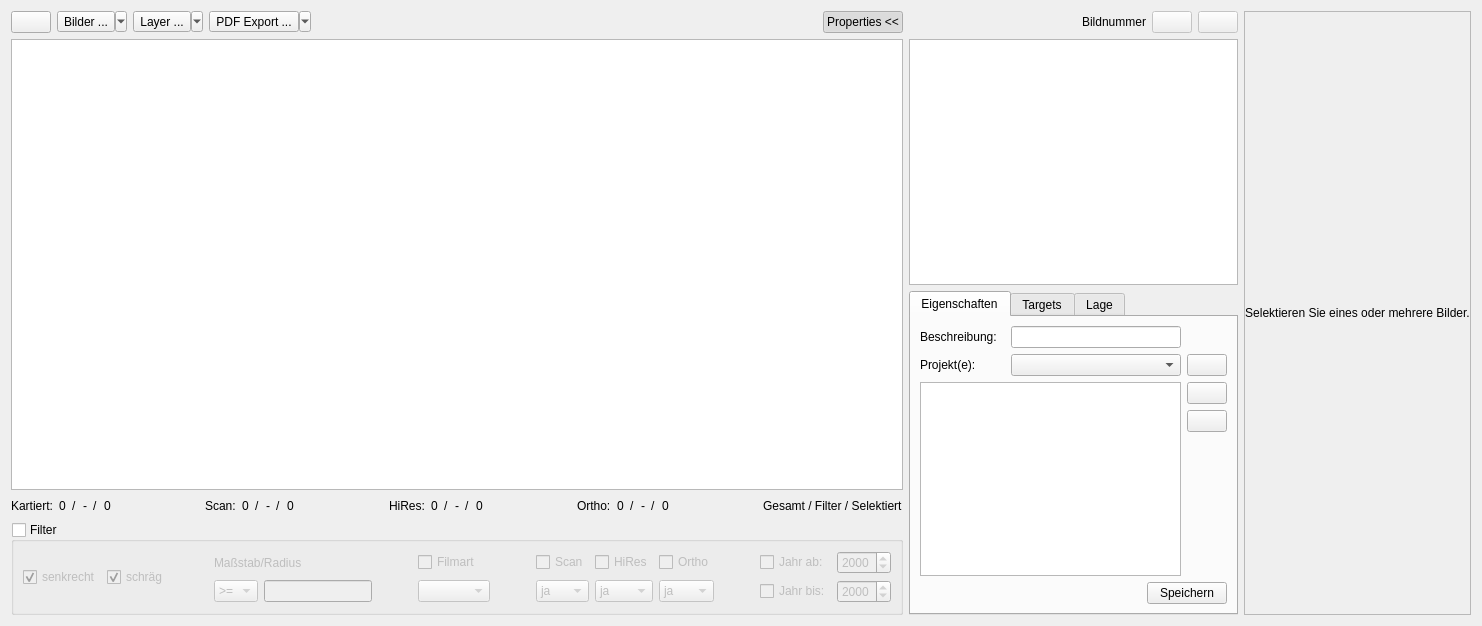
<?xml version="1.0" encoding="UTF-8"?>
<ui version="4.0">
 <class>apisImageSelectionListDialog</class>
 <widget class="QDialog" name="apisImageSelectionListDialog">
  <property name="windowModality">
   <enum>Qt::ApplicationModal</enum>
  </property>
  <property name="geometry">
   <rect>
    <x>0</x>
    <y>0</y>
    <width>1482</width>
    <height>626</height>
   </rect>
  </property>
  <property name="windowTitle">
   <string>APIS Bild Auswahl</string>
  </property>
  <property name="windowIcon">
   <iconset resource="resource.qrc">
    <normaloff>:/plugins/APIS/icons/apis.png</normaloff>:/plugins/APIS/icons/apis.png</iconset>
  </property>
  <property name="modal">
   <bool>true</bool>
  </property>
  <layout class="QGridLayout" name="gridLayout_2">
   <item row="3" column="0">
    <widget class="QGroupBox" name="uiFilterGrp">
     <property name="title">
      <string>Filter</string>
     </property>
     <property name="checkable">
      <bool>true</bool>
     </property>
     <property name="checked">
      <bool>false</bool>
     </property>
     <layout class="QVBoxLayout" name="verticalLayout">
      <item>
       <layout class="QGridLayout" name="gridLayout">
        <item row="0" column="0" rowspan="2">
         <widget class="QCheckBox" name="uiFilterVerticalChk">
          <property name="text">
           <string>senkrecht</string>
          </property>
          <property name="checked">
           <bool>true</bool>
          </property>
         </widget>
        </item>
        <item row="1" column="3">
         <widget class="QComboBox" name="uiFilterScaleOperatorCombo">
          <item>
           <property name="text">
            <string>&gt;=</string>
           </property>
          </item>
          <item>
           <property name="text">
            <string>=</string>
           </property>
          </item>
          <item>
           <property name="text">
            <string>&lt;=</string>
           </property>
          </item>
         </widget>
        </item>
        <item row="0" column="1" rowspan="2">
         <widget class="QCheckBox" name="uiFilterObliqueChk">
          <property name="text">
           <string>schräg</string>
          </property>
          <property name="checked">
           <bool>true</bool>
          </property>
         </widget>
        </item>
        <item row="0" column="3" colspan="2">
         <widget class="QLabel" name="uiFilterScaleLbl">
          <property name="text">
           <string>Maßstab/Radius</string>
          </property>
         </widget>
        </item>
        <item row="1" column="6">
         <widget class="QComboBox" name="uiFilterFilmKindCombo"/>
        </item>
        <item row="1" column="8">
         <widget class="QComboBox" name="uiFilterScanCombo">
          <item>
           <property name="text">
            <string>ja</string>
           </property>
          </item>
          <item>
           <property name="text">
            <string>nein</string>
           </property>
          </item>
         </widget>
        </item>
        <item row="0" column="7" rowspan="2">
         <spacer name="horizontalSpacer_7">
          <property name="orientation">
           <enum>Qt::Horizontal</enum>
          </property>
          <property name="sizeHint" stdset="0">
           <size>
            <width>40</width>
            <height>20</height>
           </size>
          </property>
         </spacer>
        </item>
        <item row="0" column="8">
         <widget class="QCheckBox" name="uiFilterScanChk">
          <property name="text">
           <string>Scan</string>
          </property>
          <property name="tristate">
           <bool>false</bool>
          </property>
         </widget>
        </item>
        <item row="1" column="10">
         <widget class="QComboBox" name="uiFilterOrthoCombo">
          <item>
           <property name="text">
            <string>ja</string>
           </property>
          </item>
          <item>
           <property name="text">
            <string>nein</string>
           </property>
          </item>
         </widget>
        </item>
        <item row="0" column="10">
         <widget class="QCheckBox" name="uiFilterOrthoChk">
          <property name="text">
           <string>Ortho</string>
          </property>
          <property name="tristate">
           <bool>false</bool>
          </property>
         </widget>
        </item>
        <item row="0" column="5" rowspan="2">
         <spacer name="horizontalSpacer_2">
          <property name="orientation">
           <enum>Qt::Horizontal</enum>
          </property>
          <property name="sizeHint" stdset="0">
           <size>
            <width>40</width>
            <height>20</height>
           </size>
          </property>
         </spacer>
        </item>
        <item row="1" column="4">
         <widget class="QLineEdit" name="uiFilterScaleEdit"/>
        </item>
        <item row="0" column="2" rowspan="2">
         <spacer name="horizontalSpacer">
          <property name="orientation">
           <enum>Qt::Horizontal</enum>
          </property>
          <property name="sizeHint" stdset="0">
           <size>
            <width>40</width>
            <height>20</height>
           </size>
          </property>
         </spacer>
        </item>
        <item row="1" column="9">
         <widget class="QComboBox" name="uiFilterHiResCombo">
          <item>
           <property name="text">
            <string>ja</string>
           </property>
          </item>
          <item>
           <property name="text">
            <string>nein</string>
           </property>
          </item>
         </widget>
        </item>
        <item row="0" column="6">
         <widget class="QCheckBox" name="uiFilterFilmKindChk">
          <property name="text">
           <string>Filmart</string>
          </property>
         </widget>
        </item>
        <item row="0" column="9">
         <widget class="QCheckBox" name="uiFilterHiResChk">
          <property name="text">
           <string>HiRes</string>
          </property>
          <property name="tristate">
           <bool>false</bool>
          </property>
         </widget>
        </item>
        <item row="0" column="11" rowspan="2">
         <spacer name="horizontalSpacer_9">
          <property name="orientation">
           <enum>Qt::Horizontal</enum>
          </property>
          <property name="sizeHint" stdset="0">
           <size>
            <width>40</width>
            <height>20</height>
           </size>
          </property>
         </spacer>
        </item>
        <item row="1" column="13">
         <widget class="QDateEdit" name="uiFilterToDate">
          <property name="displayFormat">
           <string>yyyy</string>
          </property>
         </widget>
        </item>
        <item row="0" column="13">
         <widget class="QDateEdit" name="uiFilterFromDate">
          <property name="displayFormat">
           <string>yyyy</string>
          </property>
         </widget>
        </item>
        <item row="0" column="12">
         <widget class="QCheckBox" name="uiFilterFromChk">
          <property name="text">
           <string>Jahr ab:</string>
          </property>
         </widget>
        </item>
        <item row="1" column="12">
         <widget class="QCheckBox" name="uiFilterToChk">
          <property name="text">
           <string>Jahr bis:</string>
          </property>
         </widget>
        </item>
       </layout>
      </item>
     </layout>
    </widget>
   </item>
   <item row="2" column="0">
    <layout class="QHBoxLayout" name="horizontalLayout_2">
     <item>
      <widget class="QLabel" name="label">
       <property name="text">
        <string>Kartiert:</string>
       </property>
       <property name="alignment">
        <set>Qt::AlignCenter</set>
       </property>
      </widget>
     </item>
     <item>
      <widget class="QLabel" name="uiImageCountLbl">
       <property name="text">
        <string>0</string>
       </property>
       <property name="alignment">
        <set>Qt::AlignCenter</set>
       </property>
      </widget>
     </item>
     <item>
      <widget class="QLabel" name="label_5">
       <property name="text">
        <string>/</string>
       </property>
      </widget>
     </item>
     <item>
      <widget class="QLabel" name="uiImageFilterCountLbl">
       <property name="text">
        <string>-</string>
       </property>
       <property name="alignment">
        <set>Qt::AlignCenter</set>
       </property>
      </widget>
     </item>
     <item>
      <widget class="QLabel" name="label_6">
       <property name="text">
        <string>/</string>
       </property>
      </widget>
     </item>
     <item>
      <widget class="QLabel" name="uiImageSelectedCountLbl">
       <property name="text">
        <string>0</string>
       </property>
      </widget>
     </item>
     <item>
      <spacer name="horizontalSpacer_4">
       <property name="orientation">
        <enum>Qt::Horizontal</enum>
       </property>
       <property name="sizeHint" stdset="0">
        <size>
         <width>40</width>
         <height>20</height>
        </size>
       </property>
      </spacer>
     </item>
     <item>
      <widget class="QLabel" name="label_2">
       <property name="text">
        <string>Scan:</string>
       </property>
      </widget>
     </item>
     <item>
      <widget class="QLabel" name="uiScanCountLbl">
       <property name="lineWidth">
        <number>1</number>
       </property>
       <property name="text">
        <string>0</string>
       </property>
       <property name="alignment">
        <set>Qt::AlignCenter</set>
       </property>
      </widget>
     </item>
     <item>
      <widget class="QLabel" name="label_7">
       <property name="text">
        <string>/</string>
       </property>
      </widget>
     </item>
     <item>
      <widget class="QLabel" name="uiScanFilterCountLbl">
       <property name="text">
        <string>-</string>
       </property>
       <property name="alignment">
        <set>Qt::AlignCenter</set>
       </property>
      </widget>
     </item>
     <item>
      <widget class="QLabel" name="label_8">
       <property name="text">
        <string>/</string>
       </property>
      </widget>
     </item>
     <item>
      <widget class="QLabel" name="uiScanSelectedCountLbl">
       <property name="text">
        <string>0</string>
       </property>
      </widget>
     </item>
     <item>
      <spacer name="horizontalSpacer_5">
       <property name="orientation">
        <enum>Qt::Horizontal</enum>
       </property>
       <property name="sizeHint" stdset="0">
        <size>
         <width>40</width>
         <height>20</height>
        </size>
       </property>
      </spacer>
     </item>
     <item>
      <widget class="QLabel" name="label_3">
       <property name="text">
        <string>HiRes:</string>
       </property>
      </widget>
     </item>
     <item>
      <widget class="QLabel" name="uiHiResCountLbl">
       <property name="text">
        <string>0</string>
       </property>
       <property name="alignment">
        <set>Qt::AlignCenter</set>
       </property>
      </widget>
     </item>
     <item>
      <widget class="QLabel" name="label_10">
       <property name="text">
        <string>/</string>
       </property>
      </widget>
     </item>
     <item>
      <widget class="QLabel" name="uiHiResFilterCountLbl">
       <property name="text">
        <string>-</string>
       </property>
       <property name="alignment">
        <set>Qt::AlignCenter</set>
       </property>
      </widget>
     </item>
     <item>
      <widget class="QLabel" name="label_11">
       <property name="text">
        <string>/</string>
       </property>
      </widget>
     </item>
     <item>
      <widget class="QLabel" name="uiHiResSelectedCountLbl">
       <property name="text">
        <string>0</string>
       </property>
      </widget>
     </item>
     <item>
      <spacer name="horizontalSpacer_6">
       <property name="orientation">
        <enum>Qt::Horizontal</enum>
       </property>
       <property name="sizeHint" stdset="0">
        <size>
         <width>40</width>
         <height>20</height>
        </size>
       </property>
      </spacer>
     </item>
     <item>
      <widget class="QLabel" name="label_4">
       <property name="text">
        <string>Ortho:</string>
       </property>
      </widget>
     </item>
     <item>
      <widget class="QLabel" name="uiOrthoCountLbl">
       <property name="text">
        <string>0</string>
       </property>
       <property name="alignment">
        <set>Qt::AlignCenter</set>
       </property>
      </widget>
     </item>
     <item>
      <widget class="QLabel" name="label_13">
       <property name="text">
        <string>/</string>
       </property>
      </widget>
     </item>
     <item>
      <widget class="QLabel" name="uiOrthoFilterCountLbl">
       <property name="text">
        <string>-</string>
       </property>
       <property name="alignment">
        <set>Qt::AlignCenter</set>
       </property>
      </widget>
     </item>
     <item>
      <widget class="QLabel" name="label_14">
       <property name="text">
        <string>/</string>
       </property>
      </widget>
     </item>
     <item>
      <widget class="QLabel" name="uiOrthoSelectedCountLbl">
       <property name="text">
        <string>0</string>
       </property>
      </widget>
     </item>
     <item>
      <spacer name="horizontalSpacer_3">
       <property name="orientation">
        <enum>Qt::Horizontal</enum>
       </property>
       <property name="sizeHint" stdset="0">
        <size>
         <width>40</width>
         <height>20</height>
        </size>
       </property>
      </spacer>
     </item>
     <item>
      <widget class="QLabel" name="uiImageCountLabelLbl">
       <property name="text">
        <string>Gesamt / Filter / Selektiert</string>
       </property>
      </widget>
     </item>
    </layout>
   </item>
   <item row="1" column="0">
    <widget class="QTableView" name="uiImageListTableV">
     <property name="sizePolicy">
      <sizepolicy hsizetype="Expanding" vsizetype="MinimumExpanding">
       <horstretch>0</horstretch>
       <verstretch>0</verstretch>
      </sizepolicy>
     </property>
     <property name="minimumSize">
      <size>
       <width>850</width>
       <height>0</height>
      </size>
     </property>
     <property name="sortingEnabled">
      <bool>true</bool>
     </property>
    </widget>
   </item>
   <item row="0" column="0">
    <layout class="QHBoxLayout" name="horizontalLayout">
     <property name="spacing">
      <number>6</number>
     </property>
     <item>
      <widget class="QPushButton" name="uiResetSelectionBtn">
       <property name="toolTip">
        <string>Selektion zurücksetzen</string>
       </property>
       <property name="text">
        <string/>
       </property>
       <property name="icon">
        <iconset resource="resource.qrc">
         <normaloff>:/plugins/APIS/icons/deselection.png</normaloff>:/plugins/APIS/icons/deselection.png</iconset>
       </property>
       <property name="autoDefault">
        <bool>false</bool>
       </property>
      </widget>
     </item>
     <item>
      <widget class="QToolButton" name="uiImageTBtn">
       <property name="text">
        <string>Bilder ...</string>
       </property>
       <property name="icon">
        <iconset resource="resource.qrc">
         <normaloff>:/plugins/APIS/icons/images.png</normaloff>:/plugins/APIS/icons/images.png</iconset>
       </property>
       <property name="popupMode">
        <enum>QToolButton::MenuButtonPopup</enum>
       </property>
       <property name="toolButtonStyle">
        <enum>Qt::ToolButtonTextBesideIcon</enum>
       </property>
      </widget>
     </item>
     <item>
      <widget class="QToolButton" name="uiLayerTBtn">
       <property name="text">
        <string>Layer ...</string>
       </property>
       <property name="icon">
        <iconset resource="resource.qrc">
         <normaloff>:/plugins/APIS/icons/layer.png</normaloff>:/plugins/APIS/icons/layer.png</iconset>
       </property>
       <property name="popupMode">
        <enum>QToolButton::MenuButtonPopup</enum>
       </property>
       <property name="toolButtonStyle">
        <enum>Qt::ToolButtonTextBesideIcon</enum>
       </property>
      </widget>
     </item>
     <item>
      <widget class="QToolButton" name="uiPdfExportTBtn">
       <property name="sizePolicy">
        <sizepolicy hsizetype="Minimum" vsizetype="Fixed">
         <horstretch>0</horstretch>
         <verstretch>0</verstretch>
        </sizepolicy>
       </property>
       <property name="text">
        <string>PDF Export ...</string>
       </property>
       <property name="icon">
        <iconset resource="resource.qrc">
         <normaloff>:/plugins/APIS/icons/pdf_export.png</normaloff>:/plugins/APIS/icons/pdf_export.png</iconset>
       </property>
       <property name="popupMode">
        <enum>QToolButton::MenuButtonPopup</enum>
       </property>
       <property name="toolButtonStyle">
        <enum>Qt::ToolButtonTextBesideIcon</enum>
       </property>
      </widget>
     </item>
     <item>
      <spacer name="horizontalSpacer_8">
       <property name="orientation">
        <enum>Qt::Horizontal</enum>
       </property>
       <property name="sizeHint" stdset="0">
        <size>
         <width>40</width>
         <height>20</height>
        </size>
       </property>
      </spacer>
     </item>
     <item>
      <widget class="QPushButton" name="uiTogglePropertyPanelBtn">
       <property name="text">
        <string>Properties &lt;&lt;</string>
       </property>
       <property name="icon">
        <iconset resource="resource.qrc">
         <normaloff>:/plugins/APIS/icons/image.png</normaloff>:/plugins/APIS/icons/image.png</iconset>
       </property>
       <property name="checkable">
        <bool>true</bool>
       </property>
       <property name="checked">
        <bool>true</bool>
       </property>
       <property name="autoDefault">
        <bool>false</bool>
       </property>
      </widget>
     </item>
    </layout>
   </item>
   <item row="0" column="1" rowspan="4">
    <layout class="QVBoxLayout" name="verticalLayout_2">
     <item>
      <layout class="QHBoxLayout" name="horizontalLayout_7">
       <item>
        <widget class="QLabel" name="uiImageNumberEdit">
         <property name="text">
          <string>Bildnummer</string>
         </property>
         <property name="alignment">
          <set>Qt::AlignRight|Qt::AlignTrailing|Qt::AlignVCenter</set>
         </property>
        </widget>
       </item>
       <item>
        <widget class="QPushButton" name="uiPrevImageBtn">
         <property name="enabled">
          <bool>false</bool>
         </property>
         <property name="sizePolicy">
          <sizepolicy hsizetype="Fixed" vsizetype="Fixed">
           <horstretch>0</horstretch>
           <verstretch>0</verstretch>
          </sizepolicy>
         </property>
         <property name="text">
          <string/>
         </property>
         <property name="icon">
          <iconset resource="resource.qrc">
           <normaloff>:/plugins/APIS/icons/previous.png</normaloff>:/plugins/APIS/icons/previous.png</iconset>
         </property>
         <property name="autoDefault">
          <bool>false</bool>
         </property>
        </widget>
       </item>
       <item>
        <widget class="QPushButton" name="uiNextImageBtn">
         <property name="enabled">
          <bool>false</bool>
         </property>
         <property name="sizePolicy">
          <sizepolicy hsizetype="Fixed" vsizetype="Fixed">
           <horstretch>0</horstretch>
           <verstretch>0</verstretch>
          </sizepolicy>
         </property>
         <property name="text">
          <string/>
         </property>
         <property name="icon">
          <iconset resource="resource.qrc">
           <normaloff>:/plugins/APIS/icons/next.png</normaloff>:/plugins/APIS/icons/next.png</iconset>
         </property>
         <property name="autoDefault">
          <bool>false</bool>
         </property>
        </widget>
       </item>
      </layout>
     </item>
     <item>
      <widget class="QGraphicsView" name="uiImageView"/>
     </item>
     <item>
      <widget class="QTabWidget" name="uiImagePropertiesTab">
       <property name="currentIndex">
        <number>0</number>
       </property>
       <widget class="QWidget" name="tabProperties">
        <attribute name="title">
         <string>Eigenschaften</string>
        </attribute>
        <layout class="QVBoxLayout" name="verticalLayout_3">
         <item>
          <layout class="QGridLayout" name="gridLayout_3">
           <item row="0" column="1" colspan="2">
            <widget class="QLineEdit" name="uiImageDescriptionEdit"/>
           </item>
           <item row="1" column="3">
            <widget class="QPushButton" name="uiEditProjectTableObliqueBtn">
             <property name="sizePolicy">
              <sizepolicy hsizetype="Fixed" vsizetype="Fixed">
               <horstretch>0</horstretch>
               <verstretch>0</verstretch>
              </sizepolicy>
             </property>
             <property name="text">
              <string/>
             </property>
             <property name="icon">
              <iconset resource="resource.qrc">
               <normaloff>:/plugins/APIS/icons/sketch.png</normaloff>:/plugins/APIS/icons/sketch.png</iconset>
             </property>
             <property name="autoDefault">
              <bool>false</bool>
             </property>
            </widget>
           </item>
           <item row="2" column="3">
            <widget class="QPushButton" name="uiAddProjectObliqueBtn">
             <property name="sizePolicy">
              <sizepolicy hsizetype="Fixed" vsizetype="Fixed">
               <horstretch>0</horstretch>
               <verstretch>0</verstretch>
              </sizepolicy>
             </property>
             <property name="text">
              <string/>
             </property>
             <property name="icon">
              <iconset resource="resource.qrc">
               <normaloff>:/plugins/APIS/icons/add.png</normaloff>:/plugins/APIS/icons/add.png</iconset>
             </property>
             <property name="autoDefault">
              <bool>false</bool>
             </property>
            </widget>
           </item>
           <item row="1" column="1" colspan="2">
            <widget class="QComboBox" name="uiProjectObliqueCombo"/>
           </item>
           <item row="5" column="0" colspan="4">
            <layout class="QHBoxLayout" name="horizontalLayout_4">
             <property name="sizeConstraint">
              <enum>QLayout::SetDefaultConstraint</enum>
             </property>
             <item>
              <spacer name="horizontalSpacer_10">
               <property name="orientation">
                <enum>Qt::Horizontal</enum>
               </property>
               <property name="sizeType">
                <enum>QSizePolicy::Expanding</enum>
               </property>
               <property name="sizeHint" stdset="0">
                <size>
                 <width>40</width>
                 <height>20</height>
                </size>
               </property>
              </spacer>
             </item>
             <item>
              <widget class="QPushButton" name="uiSavePropertiesBtn">
               <property name="text">
                <string>Speichern</string>
               </property>
               <property name="autoDefault">
                <bool>false</bool>
               </property>
              </widget>
             </item>
            </layout>
           </item>
           <item row="3" column="3">
            <widget class="QPushButton" name="uiRemoveProjectObliqueBtn">
             <property name="sizePolicy">
              <sizepolicy hsizetype="Fixed" vsizetype="Fixed">
               <horstretch>0</horstretch>
               <verstretch>0</verstretch>
              </sizepolicy>
             </property>
             <property name="text">
              <string/>
             </property>
             <property name="icon">
              <iconset resource="resource.qrc">
               <normaloff>:/plugins/APIS/icons/remove.png</normaloff>:/plugins/APIS/icons/remove.png</iconset>
             </property>
             <property name="autoDefault">
              <bool>false</bool>
             </property>
            </widget>
           </item>
           <item row="1" column="0">
            <widget class="QLabel" name="label_17">
             <property name="text">
              <string>Projekt(e):</string>
             </property>
            </widget>
           </item>
           <item row="0" column="0">
            <widget class="QLabel" name="label_15">
             <property name="text">
              <string>Beschreibung:</string>
             </property>
            </widget>
           </item>
           <item row="2" column="0" rowspan="3" colspan="3">
            <widget class="QListWidget" name="uiProjectObliqueList"/>
           </item>
          </layout>
         </item>
        </layout>
       </widget>
       <widget class="QWidget" name="tabTargets">
        <attribute name="title">
         <string>Targets</string>
        </attribute>
        <layout class="QVBoxLayout" name="verticalLayout_4">
         <item>
          <widget class="QLabel" name="label_9">
           <property name="text">
            <string>Warnung</string>
           </property>
          </widget>
         </item>
         <item>
          <widget class="QTableView" name="uiTargetsTableV">
           <property name="styleSheet">
            <string notr="true">selection-background-color: rgb(152, 202, 255);
selection-color: rgb(0, 0, 0);</string>
           </property>
           <property name="editTriggers">
            <set>QAbstractItemView::NoEditTriggers</set>
           </property>
           <property name="selectionMode">
            <enum>QAbstractItemView::MultiSelection</enum>
           </property>
           <property name="selectionBehavior">
            <enum>QAbstractItemView::SelectRows</enum>
           </property>
          </widget>
         </item>
         <item>
          <layout class="QHBoxLayout" name="horizontalLayout_6">
           <item>
            <spacer name="horizontalSpacer_11">
             <property name="orientation">
              <enum>Qt::Horizontal</enum>
             </property>
             <property name="sizeHint" stdset="0">
              <size>
               <width>40</width>
               <height>20</height>
              </size>
             </property>
            </spacer>
           </item>
           <item>
            <widget class="QPushButton" name="uiSaveTargetsBtn">
             <property name="text">
              <string>Speichern</string>
             </property>
             <property name="autoDefault">
              <bool>false</bool>
             </property>
            </widget>
           </item>
          </layout>
         </item>
        </layout>
       </widget>
       <widget class="QWidget" name="tabImagesAndLocation">
        <attribute name="title">
         <string>Lage</string>
        </attribute>
        <layout class="QVBoxLayout" name="verticalLayout_5">
         <item>
          <widget class="QgsMapCanvas" name="uiImageMapCanvas" native="true">
           <property name="sizePolicy">
            <sizepolicy hsizetype="Expanding" vsizetype="Expanding">
             <horstretch>0</horstretch>
             <verstretch>0</verstretch>
            </sizepolicy>
           </property>
          </widget>
         </item>
        </layout>
       </widget>
      </widget>
     </item>
    </layout>
   </item>
   <item row="0" column="2" rowspan="4">
    <widget class="QLabel" name="uiPropertyPlaceholderLbl">
     <property name="autoFillBackground">
      <bool>false</bool>
     </property>
     <property name="frameShape">
      <enum>QFrame::StyledPanel</enum>
     </property>
     <property name="text">
      <string>Selektieren Sie eines oder mehrere Bilder.</string>
     </property>
     <property name="alignment">
      <set>Qt::AlignCenter</set>
     </property>
    </widget>
   </item>
  </layout>
 </widget>
 <customwidgets>
  <customwidget>
   <class>QgsMapCanvas</class>
   <extends>QWidget</extends>
   <header>qgis.gui</header>
   <container>1</container>
  </customwidget>
 </customwidgets>
 <resources>
  <include location="resource.qrc"/>
 </resources>
 <connections/>
</ui>
